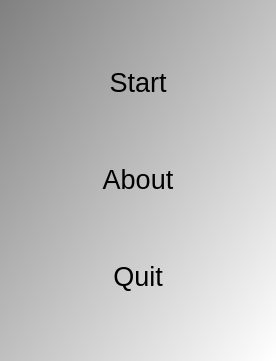
<?xml version="1.0" encoding="UTF-8"?>
<ui version="4.0">
 <class>QtStaircaseCardCreatorMenuDialog</class>
 <widget class="QDialog" name="QtStaircaseCardCreatorMenuDialog">
  <property name="geometry">
   <rect>
    <x>0</x>
    <y>0</y>
    <width>276</width>
    <height>361</height>
   </rect>
  </property>
  <property name="font">
   <font>
    <pointsize>20</pointsize>
   </font>
  </property>
  <property name="windowTitle">
   <string>StaircaseCardCreator</string>
  </property>
  <property name="windowIcon">
   <iconset resource="ToolStaircaseCardCreator.qrc">
    <normaloff>:/images/ToolStaircaseCardCreatorR.png</normaloff>:/images/ToolStaircaseCardCreatorR.png</iconset>
  </property>
  <property name="styleSheet">
   <string notr="true">QDialog { 
background-color: qlineargradient(x1: 0, y1: 0, x2: 1, y2: 1, stop: 0  #808080, stop: 1 #ffffff);
}
QPushButton { background-color: rgb(255, 255, 255);  }
QPushButton { color: rgb(0,0,0); }
QPushButton { font: 48px &quot;Courier New&quot;, courier, monospace }</string>
  </property>
  <layout class="QGridLayout" name="gridLayout">
   <item row="0" column="0">
    <widget class="QPushButton" name="button_start">
     <property name="text">
      <string>Start</string>
     </property>
     <property name="flat">
      <bool>true</bool>
     </property>
    </widget>
   </item>
   <item row="1" column="0">
    <widget class="QPushButton" name="button_about">
     <property name="text">
      <string>About</string>
     </property>
     <property name="flat">
      <bool>true</bool>
     </property>
    </widget>
   </item>
   <item row="2" column="0">
    <widget class="QPushButton" name="button_quit">
     <property name="text">
      <string>Quit</string>
     </property>
     <property name="flat">
      <bool>true</bool>
     </property>
    </widget>
   </item>
  </layout>
 </widget>
 <tabstops>
  <tabstop>button_start</tabstop>
  <tabstop>button_about</tabstop>
  <tabstop>button_quit</tabstop>
 </tabstops>
 <resources>
  <include location="ToolStaircaseCardCreator.qrc"/>
 </resources>
 <connections/>
</ui>
